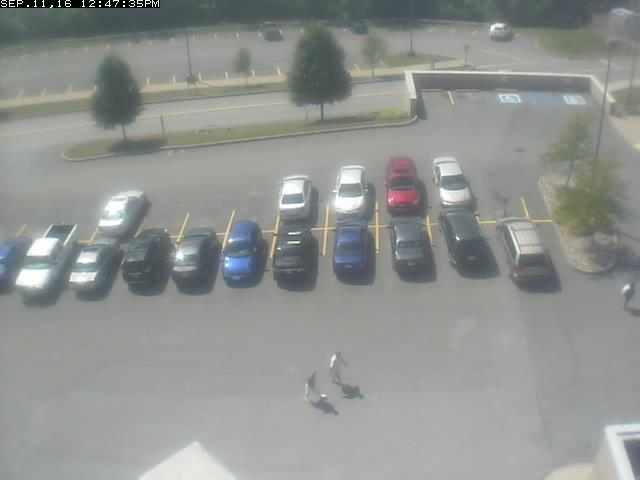
#> input picture ParkingSpacePicker/dog.jpg, 640 x 480 px
$ python canny.py
#> lines starting #> are read from the running program, lines starting #| are printed output that depends on the picture
import cv2
import numpy as np
from matplotlib import pyplot as plt

img = cv2.imread('dog.jpg',0)
#> img: shape (480, 640); min 0, max 255, mean 146.4
edges = cv2.Canny(img,100,200)
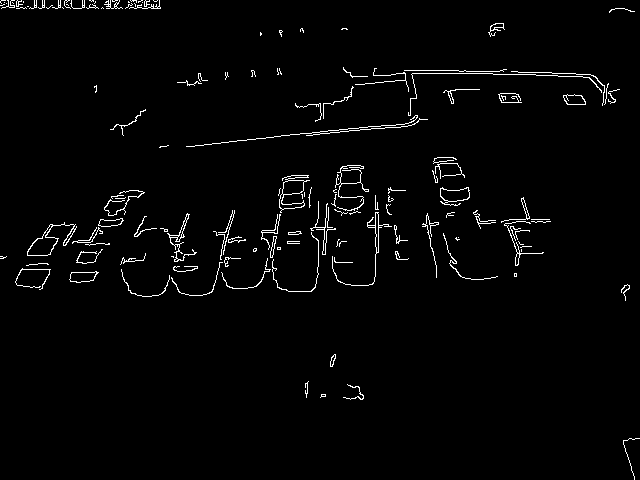
#> edges: shape (480, 640); 2.1% white in thin lines or dots

plt.subplot(121),plt.imshow(img,cmap = 'gray')
plt.title('Original Image'), plt.xticks([]), plt.yticks([])
plt.subplot(122),plt.imshow(edges,cmap = 'gray')
plt.title('Edge Image'), plt.xticks([]), plt.yticks([])

plt.show()
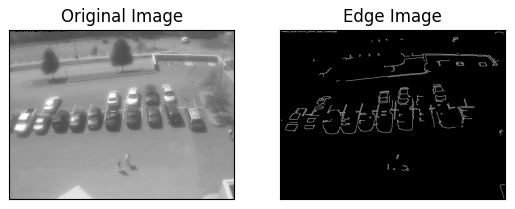
#> figure drawn by matplotlib, 2 panels

$ run again, with ParkingSpacePicker/cat.jpg copied over ParkingSpacePicker/dog.jpg
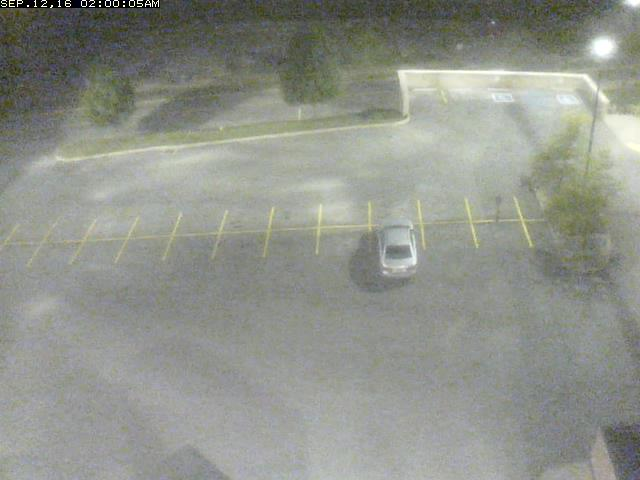
#> input picture ParkingSpacePicker/cat.jpg, 640 x 480 px
#> `edges = cv2.Canny(img,100,200)`:
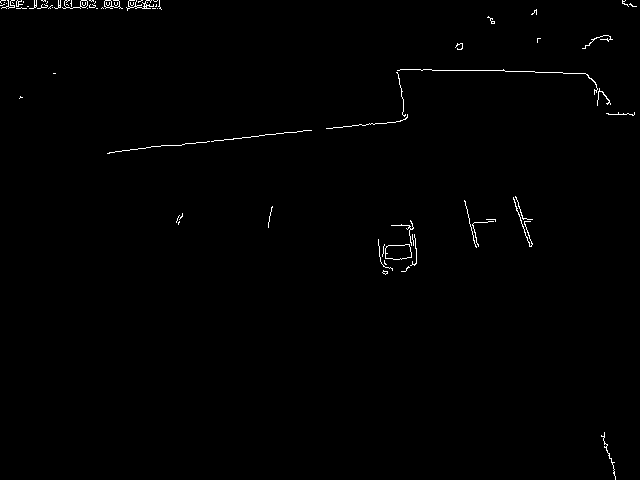
#> edges: shape (480, 640); 0.62% white in thin lines or dots
#> `plt.show()`:
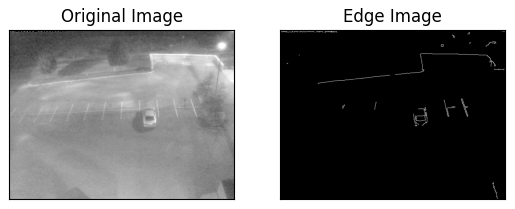
#> figure drawn by matplotlib, 2 panels

$ run again, with ParkingSpacePicker/cow.jpg copied over ParkingSpacePicker/dog.jpg
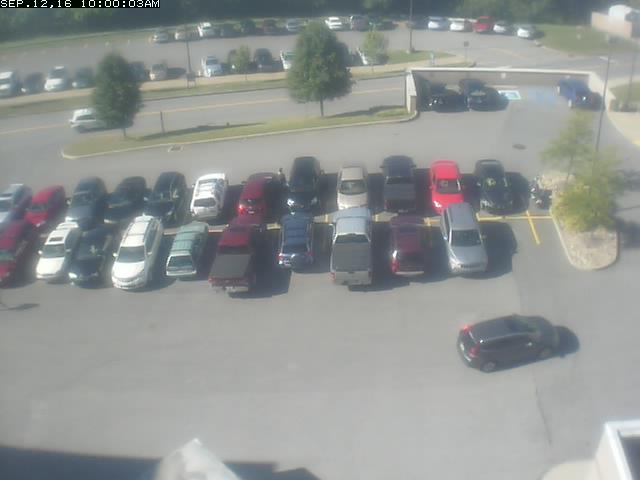
#> input picture ParkingSpacePicker/cow.jpg, 640 x 480 px
#> `edges = cv2.Canny(img,100,200)`:
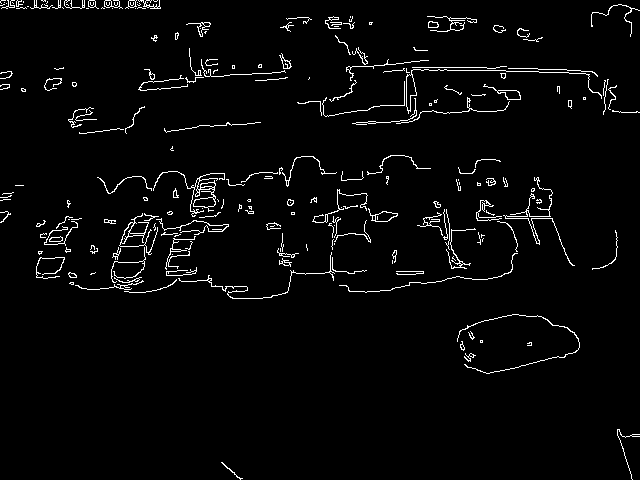
#> edges: shape (480, 640); 3% white in thin lines or dots
#> `plt.show()`:
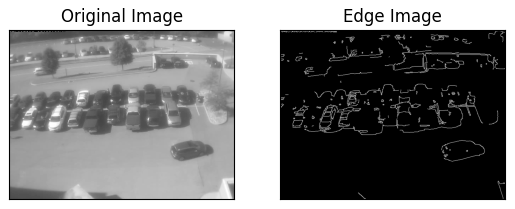
#> figure drawn by matplotlib, 2 panels

$ run again, with ParkingSpacePicker/horse.jpg copied over ParkingSpacePicker/dog.jpg
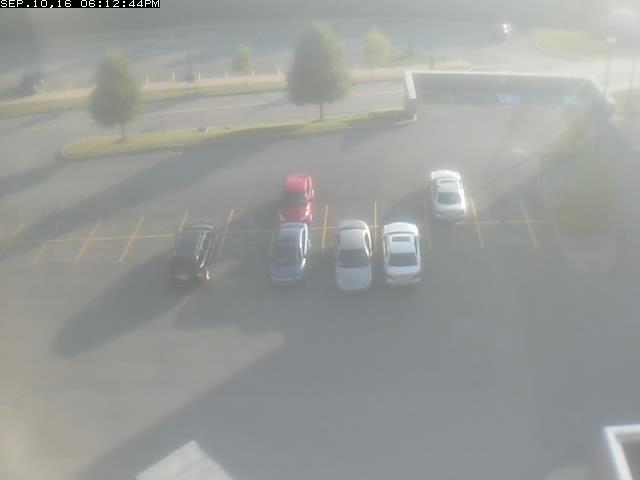
#> input picture ParkingSpacePicker/horse.jpg, 640 x 480 px
#> `edges = cv2.Canny(img,100,200)`:
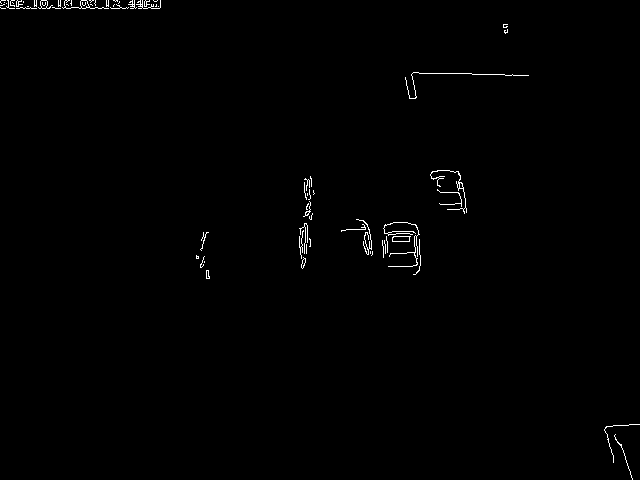
#> edges: shape (480, 640); 0.61% white in thin lines or dots
#> `plt.show()`:
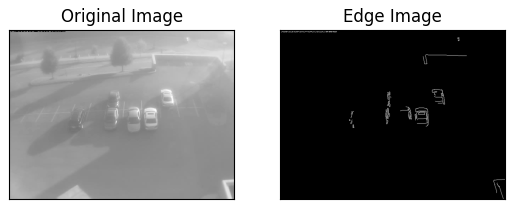
#> figure drawn by matplotlib, 2 panels
